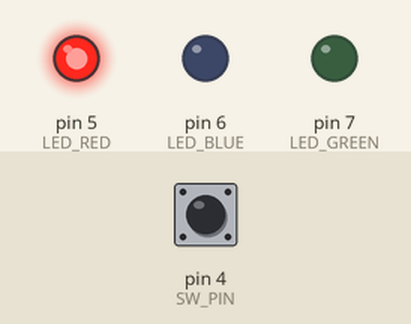
Simulated run of this sketch. Board: Arduino Uno, built with avr-gcc and run on an emulated ATmega328P. Parts: output pins drawn as LEDs (lit = HIGH). Dashed ring = blinking. Inputs (shaded band) come from the test bench; at power-on: pin 4 (SW_PIN) HIGH.

Above: at 1.2 s.
1.3 s: pin 4 (SW_PIN) pulled LOW for 1 s
At 1.85 s:
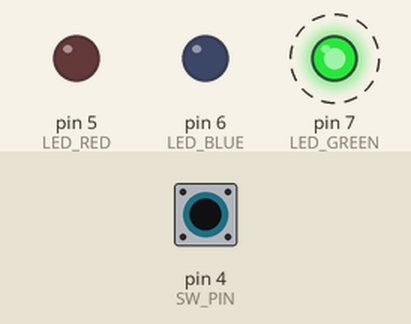
4.3 s: pin 4 (SW_PIN) pulled LOW for 3.2 s
At 5.0 s:
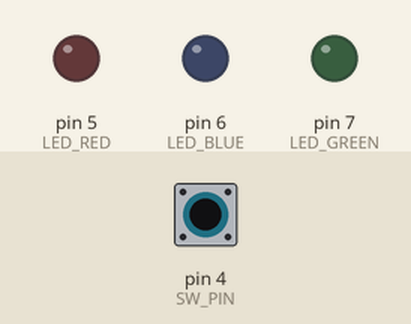
9.0 s: pin 4 (SW_PIN) pulled LOW for 0.15 s
At 9.2 s:
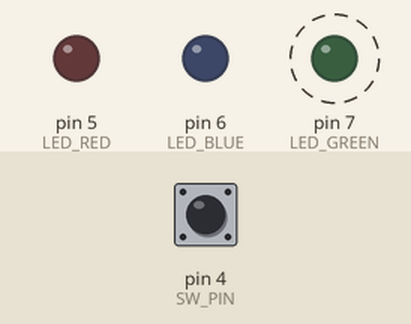
Timing chart, 0 to 18.0 s (numbered marks = the images above; inputs shaded):
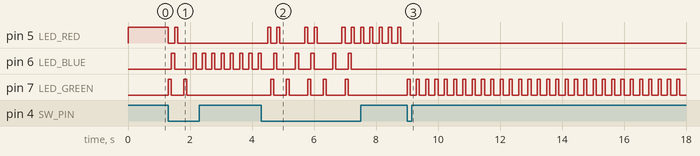

The sketch:

FULL_LED_SW_KADAI1.ino
```cpp
#define LED_RED 5
#define LED_BLUE 6
#define LED_GREEN 7
#define SW_PIN  4

typedef enum {
  RED,
  GREEN,
  BLUE,
  RED_BLINK,
  GREEN_BLINK,
  BLUE_BLINK
}LED_COLOR;

LED_COLOR led_mode = 0;

void color_change(bool red, bool green, bool blue)
{
  digitalWrite(LED_RED, red);
  digitalWrite(LED_GREEN, green);
  digitalWrite(LED_BLUE, blue);
}

void color_change_blink(bool red, bool green, bool blue)
{
  digitalWrite(LED_RED, red);
  digitalWrite(LED_GREEN, green);
  digitalWrite(LED_BLUE, blue);
  delay(100);
  digitalWrite(LED_RED, LOW);
  digitalWrite(LED_GREEN, LOW);
  digitalWrite(LED_BLUE, LOW);
  delay(100);
}

void color_set(LED_COLOR color_num){
  switch(color_num){
    case RED:
      color_change(HIGH, LOW, LOW);
      break;
    case GREEN:
      color_change(LOW, HIGH, LOW);
      break;
    case BLUE:
      color_change(LOW, LOW, HIGH);
      break;
    case RED_BLINK:
      color_change_blink(HIGH, LOW, LOW);
      break;
    case GREEN_BLINK:
      color_change_blink(LOW, HIGH, LOW);
      break;
    case BLUE_BLINK:
      color_change_blink(LOW, LOW, HIGH);
      break;
    default:
      color_change(HIGH, LOW, LOW);
  }
}

void setup() {
  // 7番ピンを出力に設定
  pinMode(LED_RED, OUTPUT);
  pinMode(LED_BLUE, OUTPUT);
  pinMode(LED_GREEN, OUTPUT);
  pinMode(SW_PIN, INPUT_PULLUP);
}

void loop() {

  if(digitalRead(SW_PIN) == LOW)
  {
    switch(led_mode){
      case RED: led_mode = GREEN; break;
      case GREEN: led_mode = BLUE; break;
      case BLUE: led_mode = RED_BLINK; break;
      case RED_BLINK: led_mode = GREEN_BLINK; break;
      case GREEN_BLINK: led_mode = BLUE_BLINK; break;
      case BLUE_BLINK: led_mode = RED; break;
      default: led_mode = RED;
    }
  }

  color_set(led_mode);

  delay(100);
}
```

Measured:
- after the input at 1.3 s, pin 5 (LED_RED): HIGH → LOW at once, → HIGH 0.20 s later, → LOW 0.10 s later; pin 6 (LED_BLUE): goes HIGH 0.10 s, LOW 0.60 s, 7 × (HIGH 0.10 s, LOW 0.20 s), then HIGH, starting after 0.10 s; pin 7 (LED_GREEN): alternates HIGH for 0.10 s and LOW for 0.40 s, 4 changes in all, then stays LOW, starting at once
- after the input at 4.3 s, pin 5 (LED_RED): LOW → HIGH after 0.20 s, → LOW 0.10 s later, → HIGH 0.20 s later, → LOW 0.10 s later, … (22 changes in this stretch); pin 7 (LED_GREEN): LOW → HIGH after 0.30 s, then repeats every 1.2 s: LOW 0.40 s, HIGH 0.10 s, LOW 0.60 s, HIGH 0.10 s, until it stays LOW from 7.1 s
- after the input at 9.0 s, pin 5 (LED_RED): stops changing and stays LOW; pin 7 (LED_GREEN): alternates HIGH for 0.10 s and LOW for 0.20 s, starting at once
